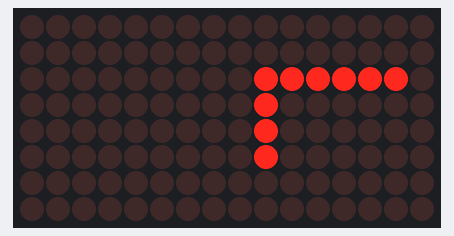
The sketch below on a simulated ESP32. On the bench: 16×8 LED matrix.

Above: at 0.1 s.
At 1.1 s:
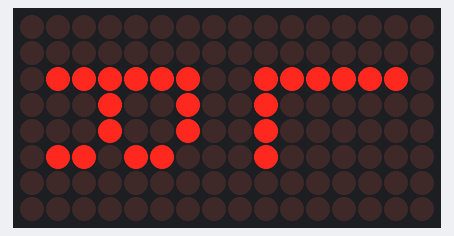
At 3.1 s:
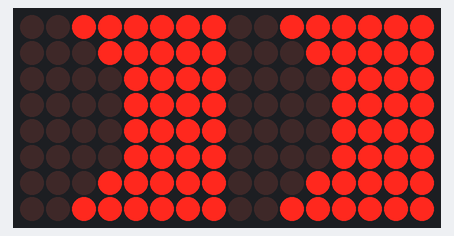

Measured:
- what the display in image 1 shows lasts 1.0 s, from 1.0 s to 2.0 s

The sketch:

qv3_eyes.ino
```cpp
#include <MD_MAX72xx.h>
#include <SPI.h>

#define HARDWARE_TYPE MD_MAX72XX::FC16_HW
#define MAX_DEVICES 2

// ESP32 Hardware VSPI Pins
#define CLK_PIN   18
#define DATA_PIN  23
#define CS_PIN    5

// Initialize using hardware SPI
MD_MAX72XX mx = MD_MAX72XX(HARDWARE_TYPE, CS_PIN, MAX_DEVICES);

// PATTERNS - make using https://xantorohara.github.io/led-matrix-editor/
const uint8_t pLeft[8] = {
  0b00000000,
  0b00000100,
  0b00000100,
  0b00000100,
  0b00000100,
  0b00000100,
  0b00111100,
  0b00000000
};

const uint8_t pRight[8] = {
  0b00000000,
  0b00011100,
  0b00100100,
  0b00100100,
  0b00011100,
  0b00100100,
  0b00100100,
  0b00000000
};

const uint8_t pSmiley[8] = {
  0b00111100,
  0b01000010,
  0b10100101,
  0b10000001,
  0b10100101,
  0b10011001,
  0b01000010,
  0b00111100
};

const uint8_t pHeart[8] = {
  0b00000000,
  0b01100110,
  0b11111111,
  0b11111111,
  0b01111110,
  0b00111100,
  0b00011000,
  0b00000000
};

const uint8_t pFull[8] = {
  0b11111111,
  0b11111111,
  0b11111111,
  0b11111111,
  0b11111111,
  0b11111111,
  0b11111111,
  0b11111111
};

const uint8_t pBored[8] = {
  0b00000000,
  0b00000000,
  0b00000000,
  0b00000000,
  0b11111111,
  0b11111111,
  0b11111111,
  0b11111111
};

const uint8_t pHappy[8] = {
  0b11111111,
  0b11111111,
  0b11111111,
  0b11111111,
  0b11000011,
  0b10000001,
  0b00000000,
  0b00000000
};

enum DisplaySide { D_LEFT = 0, D_RIGHT = 1 };

void drawMatrixPattern(enum DisplaySide side, const uint8_t pattern[]) {
  uint8_t startCol = side * 8; // set offset needed

  mx.control((uint8_t)side, MD_MAX72XX::UPDATE, MD_MAX72XX::OFF);
  for (uint8_t col = 0; col < 8; col++) {
    mx.setColumn(startCol + col, pattern[col]);
  }
  mx.control((uint8_t)side, MD_MAX72XX::UPDATE, MD_MAX72XX::ON);
}

void setup() {
  mx.begin();
  mx.control(MD_MAX72XX::INTENSITY, 2); // Set brightness low (0-15)
  mx.clear();

  // --- STARTUP TEST ---
  drawMatrixPattern(D_LEFT, pLeft);
  delay(1000);
  drawMatrixPattern(D_RIGHT, pRight);
  delay(1000);

  mx.clear(); // clear everything for main loop
  delay(1000);
}

void loop() {
  drawMatrixPattern(D_LEFT,  pHappy);
  drawMatrixPattern(D_RIGHT, pHappy);

  delay(100);
}
```
